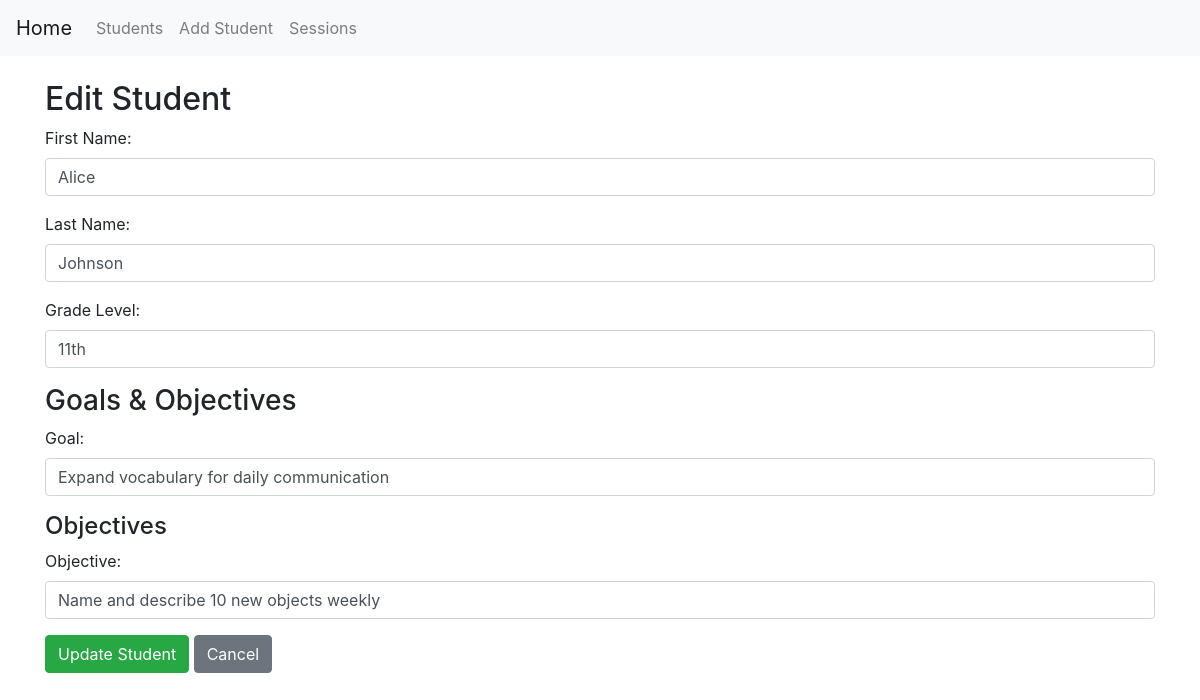
Screenshot of /edit_student/4 with the database file from the repository.
### models.py (models this page shows)
class Student(db.Model):
    __tablename__ = 'student'
    student_id = db.Column(db.Integer, primary_key=True)
    first_name = db.Column(db.String(255), nullable=False)
    last_name = db.Column(db.String(255), nullable=False)
    grade_level = db.Column(db.String(255))
    iep_goals = db.Column(db.Text)
    sessions = db.relationship('Session', backref='student')
    goals = db.relationship('Goal', backref='student')

class Goal(db.Model):
    __tablename__ = 'goal'
    goal_id = db.Column(db.Integer, primary_key=True)
    student_id = db.Column(db.Integer, db.ForeignKey('student.student_id'), nullable=False)
    goal_description = db.Column(db.String(255), nullable=False)
    objectives = db.relationship('Objective', backref='goal')

class Objective(db.Model):
    __tablename__ = 'objective'
    objective_id = db.Column(db.Integer, primary_key=True)
    goal_id = db.Column(db.Integer, db.ForeignKey('goal.goal_id'), nullable=False)
    objective_description = db.Column(db.String(255), nullable=False)
    with_accuracy = db.Column(db.String(255))
    sessions = db.relationship('Session',
                               secondary=session_objectives_association,
                               primaryjoin=(objective_id == session_objectives_association.c.objective_id),
                               secondaryjoin=(session_objectives_association.c.session_id == Session.session_id),
                               back_populates='objectives'
                               )

### routes.py (the view, shortened to what this page needs)
@routes_bp.route('/edit_student/<int:student_id>', methods=['GET', 'POST'])
def edit_student(student_id):
    student = Student.query.get_or_404(student_id)
    goals = Goal.query.filter_by(student_id=student_id).all()
    objectives = Objective.query.filter(Objective.goal_id.in_([goal.goal_id for goal in goals])).all()
    return render_template('edit_student.html', student=student, goals=goals, objectives=objectives)

### templates/edit_student.html
{% extends "base.html" %}
{% block content %}
  <h2>Edit Student</h2>
  <form action="" method="POST">
    <div class="mb-3">
      <label for="first_name" class="form-label">First Name:</label>
      <input type="text" id="first_name" name="first_name" class="form-control" value="{{ student.first_name }}" required>
    </div>
    <div class="mb-3">
      <label for="last_name" class="form-label">Last Name:</label>
      <input type="text" id="last_name" name="last_name" class="form-control" value="{{ student.last_name }}" required>
    </div>
    <div class="mb-3">
      <label for="grade_level" class="form-label">Grade Level:</label>
      <input type="text" id="grade_level" name="grade_level" class="form-control" value="{{ student.grade_level }}">
    </div>
    <h3>Goals & Objectives</h3>
    {% for goal in goals %}
      <div class="mb-3">
        <label for="goal_{{ goal.goal_id }}" class="form-label">Goal:</label>
        <input type="text" id="goal_{{ goal.goal_id }}" name="goal_{{ goal.goal_id }}" class="form-control" value="{{ goal.goal_description }}">
      </div>
      <h4>Objectives</h4>
      {% for objective in objectives %}
        {% if objective.goal_id == goal.goal_id %}
          <div class="mb-3">
            <label for="objective_{{ objective.objective_id }}" class="form-label">Objective:</label>
            <input type="text" id="objective_{{ objective.objective_id }}" name="objective_{{ objective.objective_id }}" class="form-control" value="{{ objective.objective_description }}">
          </div>
        {% endif %}
      {% endfor %}
    {% endfor %}
    <button type="submit" class="btn btn-success">Update Student</button>
    <a href="{{ url_for('routes.students') }}" class="btn btn-secondary">Cancel</a>
  </form>
{% endblock %}

### rows the page displays
Student: first_name "Alice", last_name "Johnson", grade_level "11th"
Goal: goal_description "Expand vocabulary for daily communication"
Objective: objective_description "Name and describe 10 new objects weekly"
